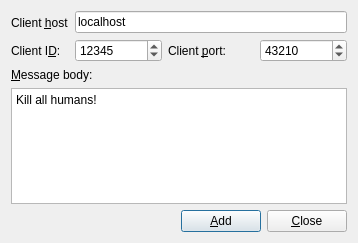
<?xml version="1.0" encoding="UTF-8"?>
<ui version="4.0">
 <class>AddMessageDialog</class>
 <widget class="QDialog" name="AddMessageDialog">
  <property name="geometry">
   <rect>
    <x>0</x>
    <y>0</y>
    <width>358</width>
    <height>243</height>
   </rect>
  </property>
  <property name="windowTitle">
   <string>Dialog</string>
  </property>
  <layout class="QVBoxLayout" name="verticalLayout_4">
   <item>
    <layout class="QHBoxLayout" name="horizontalLayout_3">
     <item>
      <layout class="QVBoxLayout" name="verticalLayout_2">
       <item>
        <widget class="QLabel" name="label">
         <property name="text">
          <string>Client &amp;host</string>
         </property>
         <property name="buddy">
          <cstring>clientHostLineEdit</cstring>
         </property>
        </widget>
       </item>
       <item>
        <widget class="QLabel" name="label_3">
         <property name="text">
          <string>Client I&amp;D:</string>
         </property>
         <property name="buddy">
          <cstring>clientIdSpinBox</cstring>
         </property>
        </widget>
       </item>
      </layout>
     </item>
     <item>
      <layout class="QVBoxLayout" name="verticalLayout">
       <item>
        <widget class="QLineEdit" name="clientHostLineEdit">
         <property name="text">
          <string>localhost</string>
         </property>
        </widget>
       </item>
       <item>
        <layout class="QHBoxLayout" name="horizontalLayout">
         <item>
          <widget class="QSpinBox" name="clientIdSpinBox">
           <property name="maximum">
            <number>65535</number>
           </property>
           <property name="value">
            <number>12345</number>
           </property>
          </widget>
         </item>
         <item>
          <widget class="QLabel" name="label_2">
           <property name="text">
            <string>Client &amp;port:</string>
           </property>
           <property name="buddy">
            <cstring>clientPortSpinBox</cstring>
           </property>
          </widget>
         </item>
         <item>
          <widget class="QSpinBox" name="clientPortSpinBox">
           <property name="maximum">
            <number>65535</number>
           </property>
           <property name="value">
            <number>43210</number>
           </property>
          </widget>
         </item>
        </layout>
       </item>
      </layout>
     </item>
    </layout>
   </item>
   <item>
    <layout class="QVBoxLayout" name="verticalLayout_3">
     <item>
      <widget class="QLabel" name="label_4">
       <property name="text">
        <string>&amp;Message body:</string>
       </property>
       <property name="buddy">
        <cstring>messageTextEdit</cstring>
       </property>
      </widget>
     </item>
     <item>
      <widget class="QTextEdit" name="messageTextEdit">
       <property name="html">
        <string>&lt;!DOCTYPE HTML PUBLIC &quot;-//W3C//DTD HTML 4.0//EN&quot; &quot;http://www.w3.org/TR/REC-html40/strict.dtd&quot;&gt;
&lt;html&gt;&lt;head&gt;&lt;meta name=&quot;qrichtext&quot; content=&quot;1&quot; /&gt;&lt;style type=&quot;text/css&quot;&gt;
p, li { white-space: pre-wrap; }
&lt;/style&gt;&lt;/head&gt;&lt;body style=&quot; font-family:'Ubuntu'; font-size:9pt; font-weight:400; font-style:normal;&quot;&gt;
&lt;p style=&quot; margin-top:0px; margin-bottom:0px; margin-left:0px; margin-right:0px; -qt-block-indent:0; text-indent:0px;&quot;&gt;Kill all humans!&lt;/p&gt;&lt;/body&gt;&lt;/html&gt;</string>
       </property>
      </widget>
     </item>
    </layout>
   </item>
   <item>
    <layout class="QHBoxLayout" name="horizontalLayout_2">
     <item>
      <spacer name="horizontalSpacer">
       <property name="orientation">
        <enum>Qt::Horizontal</enum>
       </property>
       <property name="sizeHint" stdset="0">
        <size>
         <width>40</width>
         <height>20</height>
        </size>
       </property>
      </spacer>
     </item>
     <item>
      <widget class="QPushButton" name="addPushButton">
       <property name="text">
        <string>&amp;Add</string>
       </property>
       <property name="default">
        <bool>true</bool>
       </property>
      </widget>
     </item>
     <item>
      <widget class="QPushButton" name="closePushButton">
       <property name="text">
        <string>&amp;Close</string>
       </property>
      </widget>
     </item>
    </layout>
   </item>
  </layout>
 </widget>
 <resources/>
 <connections/>
</ui>
